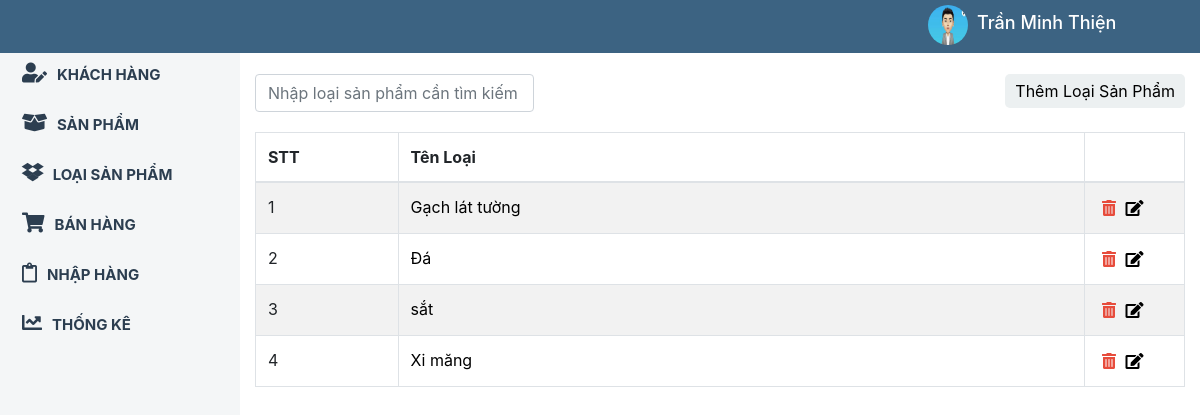
Page /index.php?muc=loaisanpham (signed in) on the committed database.
### tables this page shows
CREATE TABLE `loaisanpham` (
  `id_loaisp` int(255) NOT NULL,
  `tenloaisp` varchar(255) NOT NULL
);

### Controller/HomeController.php (called while the page is built, shortened)
<?php
require_once 'Model/BaseModel.php';
class HomeControl
{
	public $Base;
	function __construct()
	{
		$this->Base = new BaseModel();
	}
	public function Dieuhuong()
	{
		$loaisanpham = $this->Base->data('loaisanpham');
?>
<?php
		require_once 'View/index.php';
	}
}
?>

### index.php (called while the page is built, shortened)
<?php
	require_once 'Controller/HomeController.php';
	$HT=new HomeControl();
	$HT->Dieuhuong();
 ?>

### Model/BaseModel.php (called while the page is built, shortened)
<?php
class BaseModel
{
	private $maychu = 'localhost';
	private $tk = 'root';
	private $mk = '';
	private $csdl = 'admindb_qlbanhang';
	private $bienketnoi = null;
	public function ketnoi()
	{
		$this->bienketnoi = new mysqli($this->maychu, $this->tk, $this->mk, $this->csdl);
		mysqli_set_charset($this->bienketnoi, 'utf8');
	}
	public function data($sql)
	{
		$sq = "SELECT * FROM $sql";
		$this->ketqua = $this->bienketnoi->query($sq);
		if ($this->ketqua->num_rows == 0) {
			$data = 0;
		} else {
			while ($row = $this->ketqua->fetch_assoc()) {
				$data[] = $row;
			}
		}
		return $data;
	}
}
?>

### View/loaisanpham.php (the view, shortened to what this page needs)
<content>
	<div class="container">
	<div class="top-sp">
		<input class="form-control" id="myInput" type="text" placeholder="Nhập loại sản phẩm cần tìm kiếm">
		<a class="login-trigger" id="them" href="#" data-target="#login" data-toggle="modal">Thêm Loại Sản Phẩm</a>
	</div>
  <table class="table table-bordered table-striped">
    <thead>
      <tr>
        <th>STT</th>
        <th>Tên Loại</th>
        <th></th>
      </tr>
    </thead>
    <tbody id="myTable">
	<?php
		$dem=0;
		foreach ($loaisanpham as $value) {
		$dem++;
	?>
	<tr>
	<form method="post">
		<td><?php echo $dem; ?><input type="" hidden name="id_loaisp" value="<?php echo $value['id_loaisp']; ?>"></td>
		<td>
			<input required type="" name="tenloaisp" value="<?php echo $value['tenloaisp']; ?>">
		</td>
		<td style="width: 100px;"><a href="?muc=loaisanpham&idxoa=<?php echo $value['id_loaisp'];  ?>" name="xoa" onclick="return confirm('Bạn Có Muốn Xóa <?php echo $value['tenloaisp'];  ?> ?');"><i class="fas fa-trash-alt"></i></a>
			<button type="submit" onclick="return confirm('Bạn Có Muốn Sửa <?php echo $value['tenloaisp']; ?> ?');" name="sua"><i class="fas fa-edit"></i></button></td>
	</form>
	</tr>
	<?php } ?>
    </tbody>
  </table>
</div>
</content>

### css/style.css (style rules this page uses)
* { margin: 0; padding: 0; }
.table input { width: 100%; border: none; background: none; }
.table { margin-top: 20px; }
#myTable a .fas { margin: 5px; }
.fa-trash-alt { color: #e74c3c; }
button { background: none; padding: 0; border: none; }
.top-sp input { float: left; width: 30%; }
.top-sp a { padding: 5px 10px; background: #ecf0f1; float: right; border-radius: 5px; color: black; }

### rows in the picture
loaisanpham: tenloaisp "Gạch lát tường"
loaisanpham: tenloaisp "Đá"
loaisanpham: tenloaisp "sắt"
loaisanpham: tenloaisp "Xi măng"

### other values in the picture
$_SESSION['nhanvien'][0]['tennv'] "Trần Minh Thiện"
